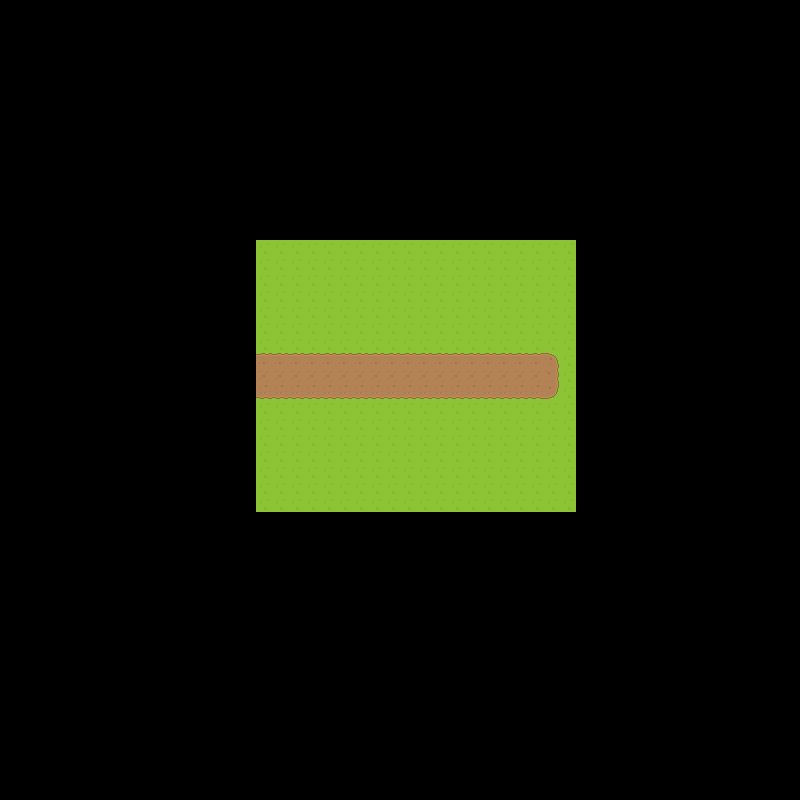

Tiled map render using the project's own tile images. Description and the map definition, with tile-layer contents summarised, below:
An orthogonal 50x50 tile map with 16x16 px tiles, 3 tile layers (Tile Layer 1, Tile Layer 2, Objects).

<map version="1.2" tiledversion="1.2.0" orientation="orthogonal" renderorder="left-down" width="50" height="50" tilewidth="16" tileheight="16" infinite="0" nextlayerid="4" nextobjectid="1">
 <tileset firstgid="1" source="tileset1.tsx" />
 <layer id="1" name="Tile Layer 1" width="50" height="50">
  <data>[2500 cells, 340 non-empty, 1 distinct tile ids]</data>
 </layer>
 <layer id="2" name="Tile Layer 2" width="50" height="50">
  <data>[2500 cells, 57 non-empty, 6 distinct tile ids]</data>
 </layer>
 <layer id="3" name="Objects" width="50" height="50">
  <data>[2500 cells, 0 non-empty, 0 distinct tile ids]</data>
 </layer>
</map>
